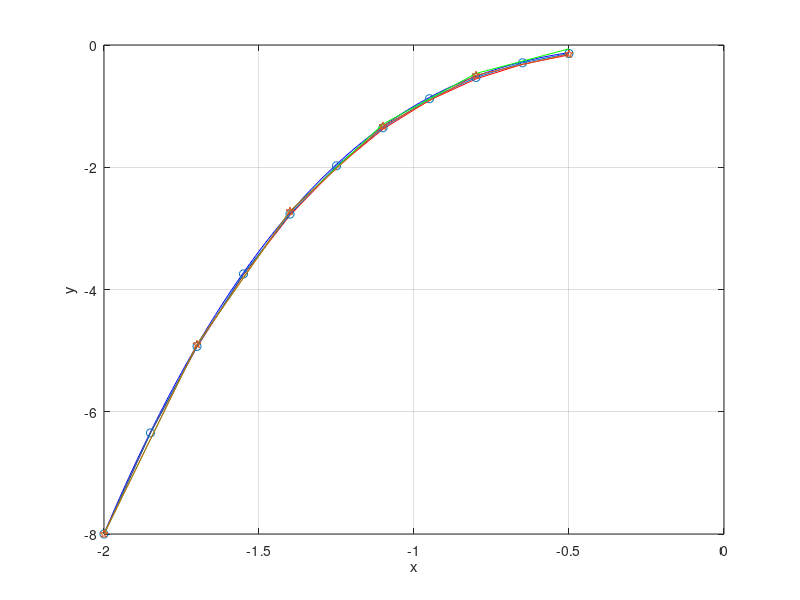

Write MATLAB code to recreate this figure.
f = @(x,y) 3*y./x;
df = @(x) x.^3;
a = -2;
b = -0.5;
x1 = a:0.01:b;
plot(x1, df(x1), '-b')
hold on
disp('RK2 method')
x = -2;
y = df(x);
a = -2;
b = -0.5;
n = 10;
h = (b - a)/n;
yn = zeros(1,n+1);
x = a:h:b;
yn(1) = y;
for i = 2:n+1
  k1 = f(x(i-1), yn(i-1));
  k2 = f(x(i-1) + h, yn(i-1) + h * k1);
  yn(i) = yn(i-1) + h/2 * (k1 + k2);
end
yn = yn;
ya = df(x);
e = max(abs(yn - ya))
plot(x, yn, '-r')
disp('Adams 2 method')
x = -2;
y = df(x);
a = -2;
b = -0.5;
n = 10;
h = (b - a)/n;
yn_ad = zeros(1, n+1);
x = a:h:b;
yn_ad(1) = yn(1);
yn_ad(2) = yn(2);
for i = 3:n+1
  yn_ad(i) = yn_ad(i-1) + h/2 * (3*f(x(i-1), yn_ad(i-1)) - f(x(i-2), yn_ad(i-2)));
end
yn_ad = yn_ad;
ya = df(x);
e = max(abs(yn_ad - ya))
plot(x, yn_ad, '-o')
disp('RK3 method')
x = -2;
y = df(x);
a = -2;
b = -0.5;
n = 5;
h = (b - a)/n;
yn = zeros(1,n+1);
x = a:h:b;
yn(1) = y;
tic
for i = 2:n+1
  k1 = f(x(i-1), yn(i-1));
  k2 = f(x(i-1) + h/2, yn(i-1) + (h/2) * k1);
  k3 = f(x(i-1) + h, yn(i-1) - h * k1 + 2 * h * k2);
  yn(i) = yn(i-1) + h/6 * (k1 + 4 * k2 + k3);
end
toc
yn = yn;
ya = df(x);
e = max(abs(yn - ya))
plot(x, yn, '-g')
disp('Adams 3 method')
x = -2;
y = df(x);
a = -2;
b = -0.5;
n = 5;
h = (b - a)/n;
yn_ad = zeros(1, n+1);
x = a:h:b;
yn_ad(1) = yn(1);
yn_ad(2) = yn(2);
yn_ad(3) = yn(3);
tic
for i = 4:n+1
  yn_ad(i) = yn_ad(i-1) + h/12 * (23*f(x(i-1), yn_ad(i-1)) - 16*f(x(i-2), yn_ad(i-2)) + 5*f(x(i-3),yn_ad(i-3)));
end
toc
yn_ad = yn_ad;
ya = df(x);
e = max(abs(yn_ad - ya))
plot(x, yn_ad, '-p')
hold off
xlabel('x')
ylabel('y')
grid on
